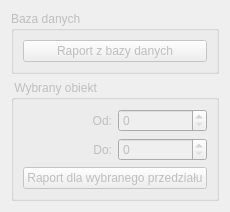
      <widget class="QWidget" name="reportsTab">
       <property name="enabled">
        <bool>false</bool>
       </property>
       <attribute name="title">
        <string>Raporty</string>
       </attribute>
       <layout class="QGridLayout" name="gridLayout_9">
        <item row="0" column="0">
         <widget class="QGroupBox" name="groupBox">
          <property name="title">
           <string>Baza danych</string>
          </property>
          <layout class="QVBoxLayout" name="verticalLayout_16">
           <item>
            <widget class="QPushButton" name="pushButton_10">
             <property name="text">
              <string>Raport z bazy danych</string>
             </property>
            </widget>
           </item>
          </layout>
         </widget>
        </item>
        <item row="1" column="0">
         <widget class="QGroupBox" name="groupBox_6">
          <property name="title">
           <string> Wybrany obiekt</string>
          </property>
          <layout class="QVBoxLayout" name="verticalLayout_17">
           <item>
            <layout class="QHBoxLayout" name="horizontalLayout_28">
             <item>
              <widget class="QLabel" name="label_38">
               <property name="text">
                <string>Od:</string>
               </property>
               <property name="alignment">
                <set>Qt::AlignRight|Qt::AlignTrailing|Qt::AlignVCenter</set>
               </property>
              </widget>
             </item>
             <item>
              <widget class="QSpinBox" name="reportDataRangeFrom"/>
             </item>
            </layout>
           </item>
           <item>
            <layout class="QHBoxLayout" name="horizontalLayout_23">
             <item>
              <widget class="QLabel" name="label_37">
               <property name="text">
                <string>Do:</string>
               </property>
               <property name="alignment">
                <set>Qt::AlignRight|Qt::AlignTrailing|Qt::AlignVCenter</set>
               </property>
              </widget>
             </item>
             <item>
              <widget class="QSpinBox" name="reportDataRangeTo"/>
             </item>
            </layout>
           </item>
           <item>
            <widget class="QPushButton" name="reportDataRangeGenerate">
             <property name="text">
              <string>Raport dla wybranego przedziału</string>
             </property>
            </widget>
           </item>
          </layout>
         </widget>
        </item>
       </layout>
      </widget>
